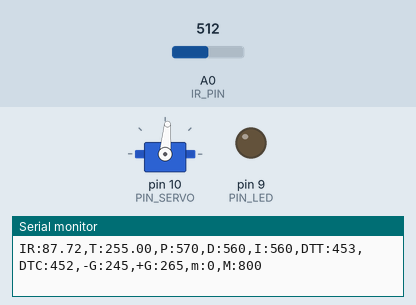
A sketch run on a simulated Arduino Uno, built with avr-gcc and run on an emulated ATmega328P. Shown: servo, output pins drawn as LEDs (lit = HIGH), the last lines printed to the serial monitor. The test bench sets the inputs (shaded band); at power-on: A0 (IR_PIN) = 512.

Above: at 1.2 s.
1.3 s: A0 (IR_PIN) set to 486
4.3 s: A0 (IR_PIN) set to 475
5.8 s: A0 (IR_PIN) set to 400
7.6 s: A0 (IR_PIN) set to 122
At 7.96 s:
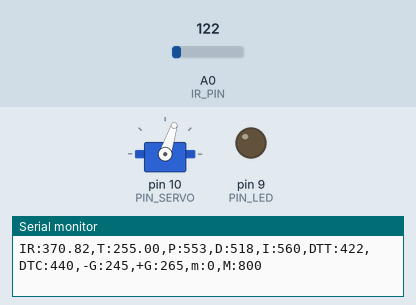
At 8.8 s:
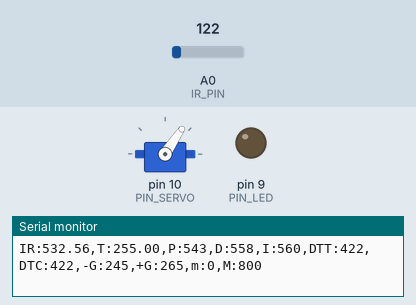
Timing chart, 0 to 10.6 s (numbered marks = the images above; inputs shaded):
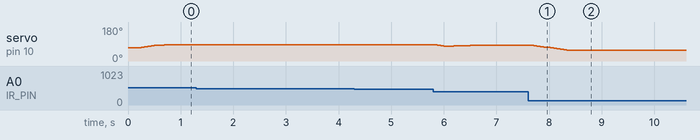

The sketch:

PID-Control.ino
```cpp
#include <Servo.h>
/////////////////////////////
// Configurable parameters //
/////////////////////////////
// Arduino pin assignment
#define PIN_LED 9
#define PIN_SERVO 10
#define IR_PIN A0
float dist;
float calcDistance(short val){return dist;}
// Framework setting
#define _DIST_TARGET 255
#define _DIST_MIN 100
#define _DIST_MAX 410
// Distance sensor
#define _DIST_ALPHA 0.2
// Servo range
#define _DUTY_MIN 1120
#define _DUTY_NEU 1253
#define _DUTY_MAX 1430
// Servo speed control
#define _SERVO_ANGLE 30.0 // angle b/w DUTY_MAX and DUTY_MIN
#define _SERVO_SPEED 700 // servo speed limit (deg/sec)
// Event periods
#define _INTERVAL_DIST 20 // distance sensor interval (ms)
#define _INTERVAL_SERVO 20 // servo interval (ms)
#define _INTERVAL_SERIAL 100 // serial interval (ms)
// PID parameters
#define _KP 1.2
// proportional gain *****
#define _KD 19.5
#define _KI 0.001
#define a 105
#define b 414

//////////////////////
// global variables //
//////////////////////
float interval = 20;
unsigned long oldmil;
static long apt = 0;
int fc = 15;
float dt = interval/1000.0;
float lambda = 2*PI*fc*dt;
float filter = 0.0;
float prev = 0.0;
// Servo instance
Servo myservo;
// Distance sensor
float dist_target; // location to send the ball
float dist_raw, dist_ema;
// Event periods
unsigned long last_sampling_time_dist, last_sampling_time_servo,
last_sampling_time_serial;
bool event_dist, event_servo, event_serial;
// Servo speed control
int duty_chg_per_interval; // maximum duty difference per interval
int duty_target, duty_curr;
// PID variables
float error_curr, error_prev, control, pterm, dterm, iterm;
int duty_min = _DUTY_MIN;
int duty_neu = _DUTY_NEU;
int duty_max = _DUTY_MAX;
int kp = _KP;
void setup() {
  // initialize GPIO pins for LED add attach servo
  pinMode(PIN_LED, OUTPUT);
  myservo.attach(PIN_SERVO);
  duty_curr = _DUTY_NEU;
  myservo.writeMicroseconds(_DUTY_NEU);

  // initialize global variables
  dist_target = _DIST_TARGET;
  dist_raw = 0.0;
//  dist_ema = _DIST_ALPHA*dist_raw + (1 - _DIST_ALPHA)*dist_ema;
  last_sampling_time_dist = 0;
  last_sampling_time_servo = 0;
  last_sampling_time_serial = 0;
  event_dist = true;
  event_servo = true;
  event_serial = true;

  // initialize serial port
  Serial.begin(57600);
  duty_curr = _DUTY_NEU;
  myservo.writeMicroseconds(duty_curr);
  //convert angle speed into duty change per interval.
  duty_chg_per_interval =  (_DUTY_MAX - _DUTY_MIN) * (_SERVO_SPEED / 180.0) * (_INTERVAL_DIST / 1000.0);

}
float ir_distance(void){
  float val;
  float volt = float(analogRead(IR_PIN));
  val = ((6762.0/(volt-9.0))-4.0) * 10.0;
  return 300.0 / (b - a) * (val - a) + 100;
}
float under_noise_filter(void){
  int currReading;
  int largestReading = 0;
  for (int i = 0; i < 6; i++) {
    currReading = ir_distance();
    if (currReading > largestReading) { largestReading = currReading; }
    delayMicroseconds(1500);
  }
  return largestReading;
}
float ir_distance_filtered(void){
  int currReading;
  int lowestReading = 1024;
  dist_raw = ir_distance();
  for (int i = 0; i < 6; i++) {
    currReading = under_noise_filter();
    if (currReading < lowestReading) { lowestReading = currReading; }
  }

  dist_ema = _DIST_ALPHA *lowestReading + (1-_DIST_ALPHA )*dist_ema;
  return dist_ema;
}
void loop() {
  unsigned long time_curr = millis();
   if (time_curr >= last_sampling_time_dist + _INTERVAL_DIST){
     last_sampling_time_dist += _INTERVAL_DIST;
     event_dist = true;
    }
   if (time_curr >= last_sampling_time_servo + _INTERVAL_SERVO){
     last_sampling_time_servo += _INTERVAL_SERVO;
     event_servo = true;
    }
   if (time_curr >= last_sampling_time_serial + _INTERVAL_SERIAL){
     last_sampling_time_serial += _INTERVAL_SERIAL;
     event_serial = true;
   }

  if(event_dist) {
    event_dist  = false;
    // get a distance reading from the distance sensor
//    dist_raw = ir_distance();
    dist_raw = ir_distance_filtered();
//     dist_raw = filter.read();
  // PID control logic
    error_curr = dist_target - dist_raw;
    pterm = _KP * error_curr;
    dterm = _KD * (error_curr - error_prev);
    if (dterm > -14 && dterm < 14){
      dterm = 0;
    }
    if (pterm > -4 && pterm < 4){
      pterm = 0;
    }
    iterm = _KI * error_curr;
    control = pterm + dterm + iterm;
//    duty_target = targeting(control);
//    duty_target = _DUTY_NEU + control * ((control>0)?(_DUTY_MAX - _DUTY_NEU):(_DUTY_NEU - _DUTY_MIN))  * _SERVO_ANGLE / 180;
    duty_target = _DUTY_NEU + control;
    // keep duty_target value within the range of
//     [_DUTY_MIN, _DUTY_MAX]
    if (duty_target < _DUTY_MIN) {
      duty_target = _DUTY_MIN;
    }else if (duty_target > _DUTY_MAX){
      duty_target = _DUTY_MAX;
    }
    error_prev = error_curr;
  }
  if(event_servo) {
    event_servo = false;
    // adjust duty_curr toward duty_target by duty_chg_per_interval
    if (duty_curr > duty_target){
        if(duty_curr  - duty_chg_per_interval < duty_target){
          duty_curr = duty_target;
        }else{
          duty_curr  -= duty_chg_per_interval;
        }
//    duty_curr = duty_target;
    }else if (duty_curr <= duty_target){
      if (duty_curr + duty_chg_per_interval > duty_target){
        duty_curr == duty_target;
      }else{
        duty_curr  += duty_chg_per_interval;
        }
//    duty_curr = duty_target;
    }
    // update servo position
   myservo.writeMicroseconds(duty_curr);
    }
  if(event_serial) {
    event_serial = false;
    Serial.print("IR:");
    Serial.print(dist_raw);
    Serial.print(",T:");
    Serial.print(dist_target);
    Serial.print(",P:");
    Serial.print(map(pterm,-1000,1000,510,610));
//Serial.print(pterm);
    Serial.print(",D:");
    Serial.print(map(dterm,-1000,1000,510,610));
//    Serial.print(dterm);
    Serial.print(",I:");
//    Serial.print(iterm);
    Serial.print(map(iterm,-1000,1000,510,610));
    Serial.print(",DTT:");
    Serial.print(map(duty_target,1000,2000,410,510));
    Serial.print(",DTC:");
    Serial.print(map(duty_curr,1000,2000,410,510));
    Serial.println(",-G:245,+G:265,m:0,M:800");
  }


}

//float ir_distance(void){
//  float val;
//  float volt = float(analogRead(IR_PIN));
//  val = ((6762.0/(volt-9.0))-4.0) * 10.0;
//  return 300.0 / (b - a) * (val - a) + 100;
//}
//float ir_distance_filtered(void){ // return value unit: mm
//   float calidist =ir_distance();
//   unsigned long dmil = 0;
//   unsigned long mil = millis();
//
//   if (mil != oldmil) {
//     dmil = mil-oldmil;
//     oldmil = mil;
//   }
//
//   apt -= dmil;
//
//   if (apt <= 0) {
//     apt += interval;
//     filter = lambda / (1 + lambda) * ir_distance() + 1 / (1 + lambda) * prev;
//     prev = filter;
//   return filter;
//
//}
//}
//float under_noise_filter(void){
//  int currReading;
//  int largestReading = 0;
//  for (int i = 0; i < 6; i++) {
//    currReading = ir_distance();
//    if (currReading > largestReading) { largestReading = currReading; }
//    delayMicroseconds(1500);
//  }
//  return largestReading;
//}
//float ir_distance_filtered(void){
//  int currReading;
//  int lowestReading = 1024;
//  dist_raw = ir_distance();
//  for (int i = 0; i < 6; i++) {
//    currReading = under_noise_filter();
//    if (currReading < lowestReading) { lowestReading = currReading; }
//  }
//
//  dist_ema = _DIST_ALPHA *lowestReading + (1-_DIST_ALPHA )*dist_ema;
//  return dist_ema;
//}
float targeting(float e){
  float control;
  if (e >= 0) {
    control = map(e, 0 , 155, duty_neu, duty_max);
  }else if (e < 0){
    control = map(e, -155, 0 , duty_min, duty_neu);
  }
  return control;
}
```

Measured:
- after the input at 7.6 s, servo on pin 10 (PIN_SERVO): moves from 83° to 56° over 0.70 s, starting after 0.11 s
